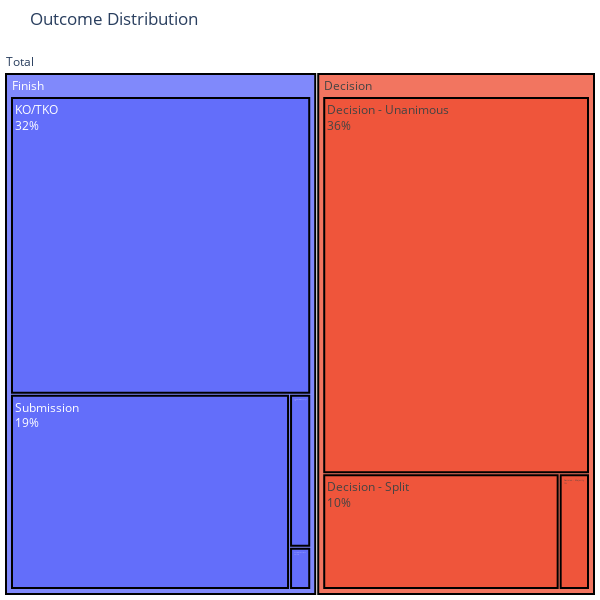

Notebook cell for this chart:
### Code cell
# Define your data
data = {
    'total': ['Total']*7,
    'outcome': ['Decision', 'Decision', 'Decision', 'Finish', 'Finish', 'Finish', 'Finish'],
    'type': ['Decision - Split', 'Decision - Majority', 'Decision - Unanimous', 'KO/TKO', 'Submission', 'TKO - Doctor\'s Stoppage', 'Could Not Continue'],
    'value': [0.098161286, 0.012595917, 0.360938179, 0.318951788, 0.194585203, 0.011582453, 0.003185174]
}

# Create a DataFrame
df = pd.DataFrame(data)

# Create the treemap
fig = px.treemap(df, path=['total', 'outcome', 'type'], values='value',
                 title='Outcome Distribution',
                 width=600, height=600)

fig.update_traces(textinfo="label+percent root",
                  textfont_size=12,
                  marker=dict(line=dict(color='#000000', width=2)))

fig.update_layout(
    margin = dict(t=50, l=0, r=0, b=0)
)

# Display the figure
fig.show()

### Figure 1 — Plotly figure (JSON) as saved in the notebook; plotly's stock layout.template omitted (floating-point values rounded to 4 significant figures)
{"data": [{"branchvalues": "total", "domain": {"x": [0, 1], "y": [0, 1]}, "hovertemplate": "labels=%{label}<br>value=%{value}<br>parent=%{parent}<br>id=%{id}<extra></extra>", "ids": ["Total/Finish/Could Not Continue", "Total/Decision/Decision - Majority", "Total/Decision/Decision - Split", "Total/Decision/Decision - Unanimous", "Total/Finish/KO/TKO", "Total/Finish/Submission", "Total/Finish/TKO - Doctor's Stoppage", "Total/Decision", "Total/Finish", "Total"], "labels": ["Could Not Continue", "Decision - Majority", "Decision - Split", "Decision - Unanimous", "KO/TKO", "Submission", "TKO - Doctor's Stoppage", "Decision", "Finish", "Total"], "marker": {"line": {"color": "#000000", "width": 2}}, "name": "", "parents": ["Total/Finish", "Total/Decision", "Total/Decision", "Total/Decision", "Total/Finish", "Total/Finish", "Total/Finish", "Total", "Total", ""], "textfont": {"size": 12}, "textinfo": "label+percent root", "type": "treemap", "values": [0.003185, 0.0126, 0.09816, 0.3609, 0.319, 0.1946, 0.01158, 0.4717, 0.5283, 1]}], "layout": {"height": 600, "legend": {"tracegroupgap": 0}, "margin": {"b": 0, "l": 0, "r": 0, "t": 50}, "title": {"text": "Outcome Distribution"}, "width": 600}}
